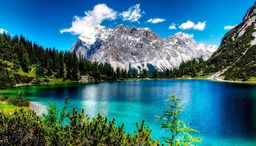
#> input picture images/image.jpg, 256 x 146 px, found by its file name
$ jupyter execute 10_morphological_operations_equipo17.ipynb
#> lines starting #> are read from the running program, lines starting #| are printed output that depends on the picture; after the words box and inside, x2 and y2 are one past the last pixel; in counts of white or black regions, pixels touching at a corner belong together
# 10. Morphological Operations

## Table of Contents
1. [Libraries](#libraries)
2. [Erosion](#erosion)
3. [Dilation](#dilation)
4. [Opening](#opening)
5. [Closing](#closing)
6. [Morphological Gradient](#gradient)
7. [Morphological Hats](#hats)
   1. [Top or White Hat](#top)
   1. [Black Hat](#black)

## Importing Libraries <a class="anchor" id="libraries" ></a>

[cell 1]
import cv2
import numpy as np
import matplotlib.pyplot as plt

[cell 2]
img = cv2.imread("data/image.jpg")
#> img is the input picture: shape (146, 256, 3); mean B, G, R 124.3, 112.9, 56.7
img1 = cv2.cvtColor(img, cv2.COLOR_BGR2RGB)
img2 = cv2.imread("data/image.jpg",0)
#> img2: shape (146, 256); min 0, max 255, mean 96.9

[cell 3]
#function to see image
def imgshow(img=img,img1=img1,img2=img2, rows=1,columns=3):
#> called with rows = 1, columns = 3
    print(img.shape,img1.shape,img2.shape)
#| (146, 256, 3) (146, 256, 3) (146, 256)
    fig = plt.figure(figsize=(15,8))
    #adds a subplot at 1st position
    fig.add_subplot(rows,columns,1)
    plt.title('BGR Format')
    plt.imshow(img)

    #adds a subplot at 2nd position
    fig.add_subplot(rows,columns,2)
    plt.title('RGB Format')
    plt.imshow(img1)

    #adds a subplot at 3rd position
    fig.add_subplot(rows,columns, 3)
    plt.title('BGR to GRAY')
    plt.imshow(img2,cmap="gray")
    plt.show()
#> figure, not shown here; B, G, R data is drawn as R, G, B

imgshow(img=img,img1=img1,img2=img2, rows=1,columns=3)

## Erosion <a class="anchor" id="erosion" ></a>

Erosin primarily involves eroding(thinning) outer surface(foreground) of image
- Tt is suggested to have foreground as white

[cell 4]
BGR2GRAY = cv2.cvtColor(img,cv2.COLOR_BGR2GRAY)
plt.imshow(BGR2GRAY,cmap="gray")
plt.show()

Eroding boundy of image upto 3 level

[cell 5]
def plt_imshow(title, image):
    image = cv2.cvtColor(image, cv2.COLOR_BGR2RGB)
    plt.imshow(image)
    plt.title(title)
    plt.grid(False)
    plt.show()

for i in range(0,3):
    eroded = cv2.erode(BGR2GRAY.copy(), None, iterations=i+1)
    plt_imshow("Eroded {} times".format(i+1), eroded)
#> this loop made 3 passes
#> pass 1, `eroded = cv2.erode(BGR2GRAY.copy(), None, iterations=i+1)`:
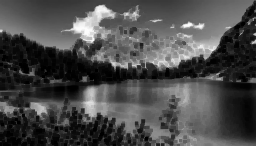
#> eroded: shape (146, 256); min 0, max 253, mean 74.3

### Binarize Image

[cell 6]
binr = cv2.threshold(BGR2GRAY, 0, 255, cv2.THRESH_BINARY + cv2.THRESH_OTSU)[1]
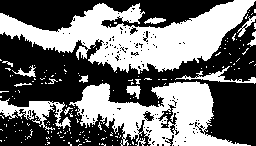
#> binr: shape (146, 256); 44.6% white; 180 white regions (166 under 20 px), largest, box (x1, y1, x2, y2) and area: (0, 0, 256, 74) 8718, (69, 81, 251, 146) 5640, (0, 98, 71, 130) 871
image = cv2.cvtColor(binr, cv2.COLOR_BGR2RGB)
plt.imshow(image)
plt.show()

### We can Invert Image to keep foreground in white

[cell 7]
invert = cv2.bitwise_not(binr)
image = cv2.cvtColor(invert, cv2.COLOR_BGR2RGB)
plt.imshow(image)
plt.show()

Then, we can define a kernel of $5 \times 5$ to use in erosion

[cell 8]
kernel = np.ones((5,5), np.uint8) #check for 3*3 or 7*7 kernel size too
print(kernel)

[cell 9]
for i in range(0,3):
    eroded = cv2.erode(invert.copy(),kernel=kernel, iterations=i+1)
    plt_imshow("Eroded {} times".format(i+1), eroded)
#> this loop made 3 passes
#> pass 1, `eroded = cv2.erode(invert.copy(),kernel=kernel, iterations=i+1)`:
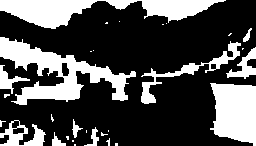
#> eroded: shape (146, 256); 30.3% white; 30 white regions (19 under 20 px), largest, box (x1, y1, x2, y2) and area: (0, 37, 136, 105) 3375, (0, 0, 226, 29) 3077, (210, 83, 256, 146) 2307

## Dilation <a class="anchor" id="dilation" ></a>

Involves dilating outer surface (foreground) of image
- For joining broken parts of an image together

[cell 10]
#binarize image
binr = cv2.threshold(BGR2GRAY,0,255,cv2.THRESH_BINARY + cv2.THRESH_OTSU)[1]
kernel = np.ones((3,3),np.uint8)
invert = cv2.bitwise_not(binr)

#dilate image
dilation = cv2.dilate(binr, kernel, iterations=1)
#> dilation: shape (146, 256); 60.1% white; 49 black regions (42 under 20 px), largest, box (x1, y1, x2, y2) and area: (0, 20, 256, 106) 6953, (0, 0, 232, 30) 3503, (201, 81, 256, 146) 2500

plt.imshow(dilation, cmap='gray')
plt.show()

We can apply series of dilations on inverted image using no kernel

[cell 11]
for i in range(0,3):
    dilated = cv2.dilate(invert.copy(),None,iterations= i+1)
    plt_imshow("Dilated {} times".format(i+1),dilated)

[cell 12]
for i in range(0,4):
    dilated = cv2.dilate(BGR2GRAY.copy(),None,iterations= i+1)
    plt_imshow("Dilated {} times".format(i+1),dilated)
#> this loop made 4 passes
#> pass 1, `dilated = cv2.dilate(BGR2GRAY.copy(),None,iterations= i+1)`:
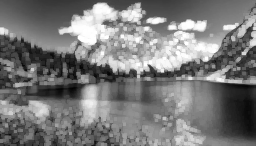
#> dilated: shape (146, 256); min 1, max 255, mean 122

## Opening <a class="anchor" id="opening" ></a>

Erosion followed by dilation in outer surface (foreground) of image
- Generally used to remove noise (small blobs) in image

[cell 13]
#opening image
opening = cv2.morphologyEx(binr,cv2.MORPH_OPEN,kernel,iterations=1)
#> opening: shape (146, 256); 39% white; 28 white regions (10 under 20 px), largest, box (x1, y1, x2, y2) and area: (0, 0, 255, 71) 8266, (76, 82, 247, 146) 4587, (144, 119, 172, 146) 455

#print output
plt.imshow(opening, cmap='gray')
plt.show()

[cell 14]
for i in range(0,3):
    opening = cv2.morphologyEx(binr.copy(),cv2.MORPH_OPEN,None,iterations= i+1)
    plt_imshow("Dilated {} times".format(i+1),opening)
    plt.show()

## Closing <a class="anchor" id="closing" ></a>

Dilation followed by erosion in outer surface (foreground) of image
- Generally used to close holes inside of objects or for connecting components together

[cell 15]
#closing image
closing = cv2.morphologyEx(binr, cv2.MORPH_CLOSE, kernel, iterations=1)
#> closing: shape (146, 256); 49.5% white; 83 white regions (73 under 20 px), largest, box (x1, y1, x2, y2) and area: (0, 0, 256, 99) 9638, (0, 66, 256, 146) 8157, (5, 65, 36, 80) 135

#print output
plt.imshow(closing,cmap='gray')
plt.show()

[cell 16]
for i in range(0,3):
    closing = cv2.morphologyEx(binr.copy(),cv2.MORPH_CLOSE,None,iterations= i+1)
    plt_imshow("Dilated {} times".format(i+1),closing)
    plt.show()

Iterating with different kernels

[cell 17]
kernelSizes = [(3,3), (5,5), (7,7)]
BGR2GRAY = cv2.cvtColor(img,cv2.COLOR_BGR2GRAY)

for kernelSize in kernelSizes:
    kernel = cv2.getStructuringElement(cv2.MORPH_RECT, kernelSize)
    closing = cv2.morphologyEx(BGR2GRAY, cv2.MORPH_CLOSE, kernel)
    plt_imshow("Closing Kernel Size: ({}, {})".format(kernelSize[0], kernelSize[1]), closing)
#> this loop made 3 passes
#> pass 1, `closing = cv2.morphologyEx(BGR2GRAY, cv2.MORPH_CLOSE, kernel)`:
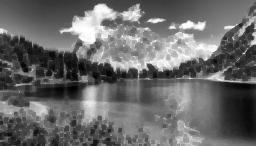
#> closing: shape (146, 256); min 1, max 255, mean 105.9

## Morphological Gradient <a class="anchor" id="gradient" ></a>

It first applies erosion and dilation individually on image and then computes difference between eroded and dilated image

[cell 18]
# use morph gradient
morph_gradient = cv2.morphologyEx(invert,cv2.MORPH_GRADIENT,kernel)
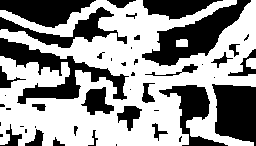
#> morph_gradient: shape (146, 256); 58.8% white; 46 black regions (20 under 20 px), largest, box (x1, y1, x2, y2) and area: (0, 38, 129, 104) 2619, (142, 0, 251, 66) 2608, (212, 84, 256, 146) 2138

#print output
plt.imshow(morph_gradient, cmap='gray')
plt.show()

[cell 19]
for i in range(0,3):
    # use morph gradient
    morph_gradient = cv2.morphologyEx(invert,cv2.MORPH_GRADIENT,kernel+i)
    #print output
    plt.imshow(morph_gradient, cmap='gray')
    plt.show()

Iterating with different kernels

[cell 20]
kernelSizes = [(3,3), (5,5), (7,7)]
BGR2GRAY = cv2.cvtColor(img,cv2.COLOR_BGR2GRAY)

for kernelSize in kernelSizes:
    kernel = cv2.getStructuringElement(cv2.MORPH_RECT, kernelSize)
    gradient = cv2.morphologyEx(BGR2GRAY, cv2.MORPH_GRADIENT, kernel)
    plt_imshow("Gradient: ({}, {})".format(
        kernelSize[0], kernelSize[1]), gradient)
#> this loop made 3 passes
#> kernel on pass 1: [[1, 1, 1], [1, 1, 1], [1, 1, 1]]
#> pass 1, `gradient = cv2.morphologyEx(BGR2GRAY, cv2.MORPH_GRADIENT, kernel)`:
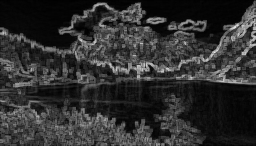
#> gradient: shape (146, 256); min 0, max 231, mean 47.7

## Morphological Hats <a class="anchor" id="hats" ></a>

1. Top or White Hat
2. Black hat

### Top or White Hat <a class="anchor" id="top" ></a>

It is the difference between original (grayscale/single channel) input image and opening image

- Finds light(bright) regions of an image on dark background

[cell 21]
#construct a kernel (13x5)
kernel = cv2.getStructuringElement(cv2.MORPH_RECT,(13,5))
kernel

[cell 22]
tophat = cv2.morphologyEx(BGR2GRAY, cv2.MORPH_TOPHAT, kernel)
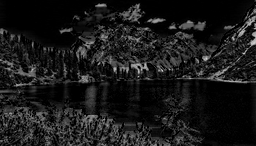
#> tophat: shape (146, 256); min 0, max 211, mean 25.1

plt.imshow(tophat, cmap='gray')
plt.show()

### Black Hat <a class="anchor" id="black" ></a>

Output is a difference between input image & opened image
- Finds dark regions on a light background

[cell 23]
blackhat = cv2.morphologyEx(BGR2GRAY,cv2.MORPH_BLACKHAT,kernel)
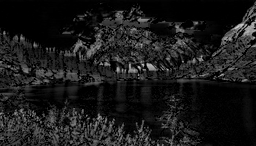
#> blackhat: shape (146, 256); min 0, max 205, mean 25.8

plt.imshow(blackhat, cmap='gray')
plt.show()

# Ejercicios

[cell 24]
# importing libraries
from PIL import Image, ImageOps
import numpy as np
import matplotlib.pyplot as plt
from io import BytesIO
import requests

## Utilitary code

[cell 25]
def createKernel(size)-> np.array:
  return np.ones((size, size), dtype = np.uint8)

[cell 26]
def plot(originalImg: np.array, backAndWhite: np.array, modifiedImage: np.array):
  """
    Display the given images side by side

    Parameters
      ----------
      originalImg (np.array): the original image represented as a numpy array
      backAndWhite (np.array): the back and white version of the original image
      modifiedImage (np.array): erosed/diluted version of the orginal mage
  """
  _, ax = plt.subplots(1, 3, figsize=(12, 6))
  ax[0].imshow(originalImg, cmap='gray')
  ax[0].set_title('Original')
  ax[1].imshow(backAndWhite, cmap='gray');
  ax[1].set_title('Back and white')
  ax[2].imshow(modifiedImage, cmap='gray');
  ax[2].set_title('Morphological operation')

[cell 27]
def getImageByUrl(url: str) -> np.array:
  if url == None:
      raise ValueError('url is required and cannot be None')
  response = requests.get(url);
  img = Image.open(BytesIO(response.content))
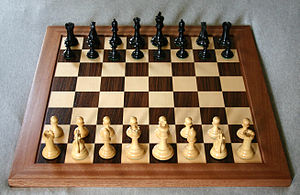
#> input picture images/chess.jpeg, 300 x 195 px, found by its file name
  return img

[cell 28]
def convolution(image: np.array, kernel: np.array, fit: callable) -> np.array:
  """
    peform a convolution operation image * kernel

    Parameters
      image (np.array): Image represented as a numpy array
      kernel (np.array): NxN Kernel used to perform the convolution operation (aka Filter)
      fit (callable): function that will perform the element wise multiplication
    Returns
      np.array: 2d np.array that resulted from the convolution operation
  """
  # getting the reflexion of the given kernel
  # kernel = np.flipud(np.fliplr(kernel))

  # computing padding factor by floor-dividing the kernel by 2
  paddingFactor = kernel.shape[0] // 2

  # padding image with 0s
  padded_image = np.pad(image, (paddingFactor, paddingFactor))

  # creating output np.array
  output = np.zeros_like(image, dtype=np.uint8)


  # deriving offset based kernel shape
  xOffset = kernel.shape[0]
  yOffset = kernel.shape[1]

  # applying kernel (filter) to the given image
  for x in range(image.shape[0]):
    for y in range(image.shape[1]):
      output[x, y] = fit(padded_image[x: x + xOffset, y: y + yOffset], kernel)
  return output

[cell 29]
# Define target image url
TARGET_IMAGE_URL = 'https://raw.githubusercontent.com/jorgetapia-ml/Actividades-Visualizacion-eq17/develop/images/chess.jpeg'

[cell 30]
# get images
targetImage = getImageByUrl(TARGET_IMAGE_URL)

[cell 31]
# display image as graysapce
grayScaledTargetImage = targetImage.convert('L')
# display image
grayScaledTargetImage

[cell 32]
# convert the image to black and white mode with dither set to None
bwTargetImage = targetImage.convert('1', dither=Image.NONE)
# display image
bwTargetImage

[cell 33]
# casting image as np.array
bwTargetImageData = np.array(bwTargetImage, dtype = np.uint8)

## Erosión

Investigar una aplicación de erosión en procesamiento de imágenes e implementarlo en Colab

[cell 34]
def erosion(image: np.array, kernel: np.array = None) -> np.array:
  """
    peform the Morphological operation erosition on the given image

    Parameters
      image (np.array): Image represented as a numpy array
      kernel (np.array): NxN Kernel used to perform the convolution operation (aka Filter)
      fit (callable): function that will perform the element wise multiplication
    Returns
      np.array: 2d np.array that resulted from the convolution operation
  """

  # if no kernel provided
  # then default it to a 3x3 np.array
  if kernel is None:
    kernel = createKernel(3)

  # define erosion fit
  def fit(A: np.array, B: np.array) -> int:
    """
      Checks if B fits in A (all elements).
      Algorithm is defined in https://wjarr.com/sites/default/files/WJARR-2022-0576.pdf section 4.1 Erosion

      Parameters
        A (np.array): Image represented as a numpy array
        B (np.array): NxN Kernel used to perform the convolution operation (aka Filter)
      Returns
        int: 1 if B fits in A, otherwise 0
    """

    for x in range(A.shape[0]):
      for y in range(A.shape[1]):
        if A[x,y] != B[x, y] and B[x, y] != 0:
          return 0
    return 1

  # perform convolution using erosion fit
  return convolution(image, kernel, fit)

[cell 35]
# apply erosion morphological operation
erosedTargetImage = erosion(bwTargetImageData)

[cell 36]
plot(grayScaledTargetImage, bwTargetImage, erosedTargetImage)

## Dilatación

Investigar una aplicación de dilatación en procesamiento de imágenes e implementarlo en Colab

[cell 37]
def dilation(image: np.array, kernel: np.array = None) -> np.array:
  """
    peform the Morphological operation dilation on the given image

    Parameters
      image (np.array): Image represented as a numpy array
      kernel (np.array): NxN Kernel used to perform the convolution operation (aka Filter)
      fit (callable): function that will perform the element wise multiplication
    Returns
      np.array: 2d np.array that resulted from the convolution operation
  """

  # if no kernel provided
  # then default it to a 3x3 np.array
  if kernel is None:
    kernel = createKernel(3)

  # define dilution fit
  def fit(A: np.array, B: np.array) -> int:
    """
      Checks if B fits in A (at least one element).
      Algorithm is defined in https://wjarr.com/sites/default/files/WJARR-2022-0576.pdf section 4.2 Dilation

      Parameters
        A (np.array): Image represented as a numpy array
        B (np.array): NxN Kernel used to perform the convolution operation (aka Filter)
      Returns
        int: 1 if B fits in A, otherwise 0
    """
    for x in range(A.shape[0]):
      for y in range(A.shape[1]):
        if A[x,y] == B[x, y] and B[x, y] != 0:
          return 1
    return 0

  # perform convolution using dilution fit
  return convolution(image, kernel, fit)

[cell 38]
# apply dilation morphological operation
dilatedTargetImage = dilation(bwTargetImageData)

[cell 39]
plot(grayScaledTargetImage, bwTargetImage, dilatedTargetImage)

## Opening and closing

Investigar una aplicación de opening y closing e implementalo en Google Colab

[cell 40]
def opening(image: np.array, kernelSize: int = 3):
  """
    peform the Morphological operation opening on the given image
    Operation is defined in https://wjarr.com/sites/default/files/WJARR-2022-0576.pdf section 5.1 Opening
    Opening = (A Θ B) ⊕ B

    Parameters
      image (np.array): Image represented as a numpy array
      kernelSize (int): NxN Kernel used to perform the convolution operation (aka Filter)
    Returns
      np.array: 2d np.array that resulted from the convolution operation
  """
  # define shared kernel
  kernel = createKernel(kernelSize)
  # perform erosion
  erosedImage = erosion(image, kernel)
  # perform dilation on the erosed image
  return dilation(erosedImage, kernel)

[cell 41]
# apply opening morphological operation
openedImage = opening(bwTargetImageData)

[cell 42]
plot(grayScaledTargetImage, bwTargetImage, openedImage)

[cell 43]
def closing(image: np.array, kernelSize: int = 3):
  """
    peform the Morphological operation closing on the given image
    Operation is defined in https://wjarr.com/sites/default/files/WJARR-2022-0576.pdf section 5.2 Closing
    Opening = (A ⊕ B) Θ B

    Parameters
      image (np.array): Image represented as a numpy array
      kernelSize (int): NxN Kernel used to perform the convolution operation (aka Filter)
    Returns
      np.array: 2d np.array that resulted from the convolution operation
  """
  # define shared kernel
  kernel = createKernel(kernelSize)
  # perform dilation
  dilatedImage = dilation(image, kernel)
  # perform erosion on the dilated image
  return erosion(dilatedImage, kernel)
